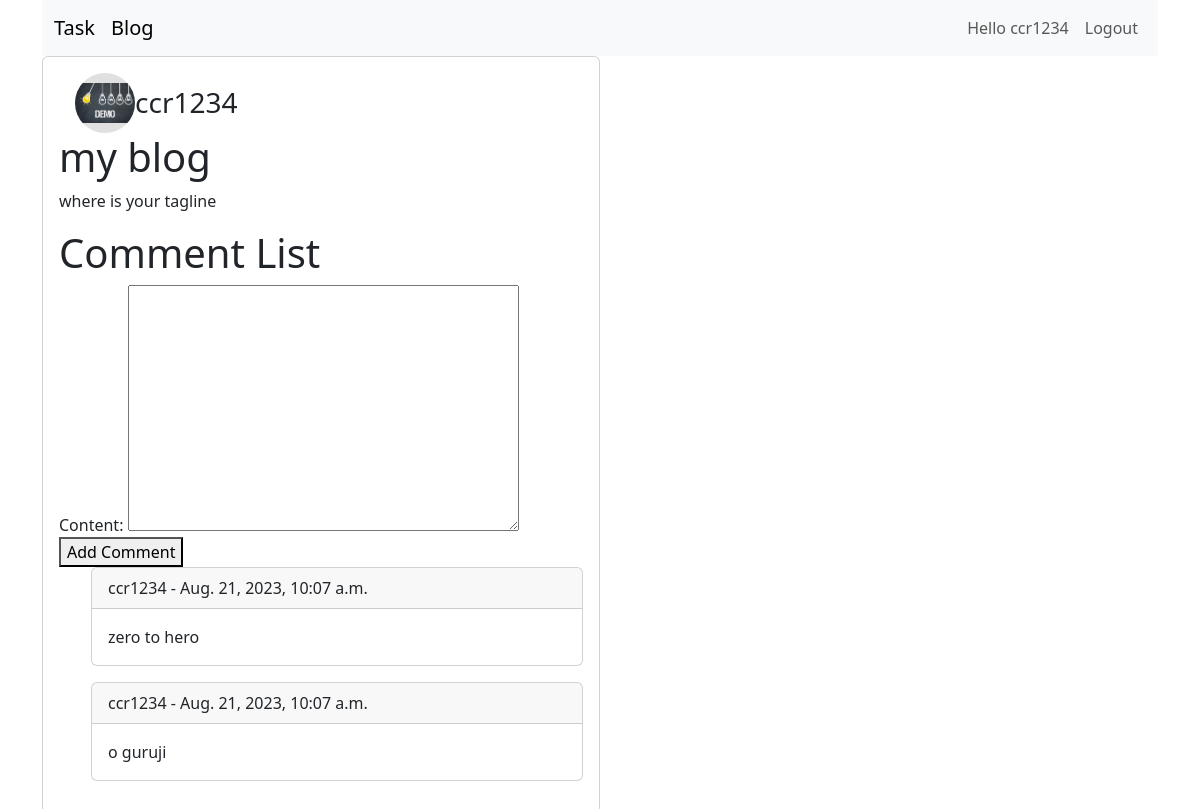
/taskapp/comment-list/40/ (signed in), run on the app's committed database.
### TaskApp/models.py (models this page shows, shortened)
class Blog(models.Model):
    creator = models.ForeignKey(User, on_delete=models.CASCADE, related_name="userblog")
    image = models.ImageField(upload_to='static/profile/', null=True, blank=True)
    slug = models.SlugField(unique=True, max_length=100)
    name = models.CharField(max_length=100)
    tagline = models.TextField()

class Timestamp(models.Model):
    created_at = models.DateTimeField(auto_now_add=True, blank=True, null=True)
    updated_at = models.DateTimeField(auto_now=True, blank=True, null=True)
    class Meta:
        abstract = True

class Comment(Timestamp):
    blog = models.ForeignKey(Blog, on_delete=models.CASCADE,related_name='comments')
    author = models.ForeignKey(User, on_delete=models.CASCADE)
    content = models.TextField()

### TaskApp/views.py (the view)
# urls.py: path('comment-list/<int:pk>/', views.comment_list, name='comment_list'),
@login_required
def comment_list(request, pk):
    blog = Blog.objects.get(pk=pk)
    comments = Comment.objects.all()
    form = CommentForm()
    return render(request, 'taskapp/blog_detail.html', {'comments': comments, 'form': form,'blog':blog})

### TaskApp/forms.py
class CommentForm(forms.ModelForm):
    class Meta:
        model = Comment
        fields = ['content']

### templates/taskapp/blog_detail.html (shortened to what this page needs)
{% extends 'taskapp/base.html' %}
{% load static %}
{% load crispy_forms_tags %}
{% block body %}
    <div class="col-sm-6">
        <div class="card">
          <div class="card-body">
            <div class="row px-3">
              <div class="profile-details">
                {% if blog.creator.profile.image %}
                    <img class="profile-pic mr-3" src="{{ blog.creator.profile.image.url }}" alt="Profile Picture">
                {% else %}
                    <img class="profile-pic mr-3" src="{% static '/demo.jpg' %}" alt="Default Profile Picture">
                {% endif %}
                <div>
                      <h3 class="mb-0 font-weight-normal">{{blog.creator}}</h3>
                  </div>
              </div>
          </div>
    <h1>{{ blog.name }}</h1>
    <p>{{ blog.tagline }}</p>
    <h1>Comment List</h1>
    <form id="add-comment-form">
        {{ form }}
        <button type="submit">Add Comment</button>
    </form>
    <ul id="comment-list">
        {% for comment in blog.comments.all %}
            <div class="card mb-3">
                <div class="card-header">
                    {{ comment.author }} - {{ comment.created_at }}
                </div>
                <div class="card-body">
                    <p class="card-text">{{ comment.content }}</p>
                </div>
            </div>
        {% empty %}
            <p>No comments yet.</p>
        {% endfor %}
     </ul>
    </div>
</div>
</div>
        {% endblock body %}

### templates/taskapp/base.html (shortened to what this page needs)
<!DOCTYPE html>
<html lang="en">
<head>
    <link href="https://cdn.jsdelivr.net/npm/bootstrap@5.3.1/dist/css/bootstrap.min.css" rel="stylesheet">
</head>
<body>
<div class="container">
    {% if request.user.is_authenticated %}
        <nav class="navbar navbar-expand-lg bg-body-tertiary">
            <div class="container-fluid">
                <a class="navbar-brand" href="{% url 'taskapp:task_list' %}">Task</a>
                <a class="navbar-brand" href="{% url 'taskapp:blog' %}">Blog</a>
                <div class="collapse navbar-collapse" id="navbarSupportedContent">
                    <ul class="navbar-nav ml-auto">
                        <li class="nav-item">
                            <a class="nav-link" href="#">Hello {{ request.user.username }}</a>
                        </li>
                        <li class="nav-item">
                            <a class="nav-link" href="{% url 'taskapp:logout' %}">Logout</a>
                        </li>
                    </ul>
                </div>
            </div>
        </nav>
    {% endif %}
    {% block body %}
    {% endblock body %}
</div>
</body>
</html>

### templates/taskapp/blog_detail.html (style rules this page uses)
.profile-pic { width: 60px; height: 60px; border-radius: 50%; object-fit: contain; background-color: #E0E0E0; }
.profile-details { display: flex; align-items: center; }
.mb-0 { margin-bottom: 0; }

### data on the page
Blog: creator "ccr1234", name "my blog", tagline "where is your tagline"
Comment: author "ccr1234", created_at "Aug. 21, 2023, 10:07 a.m.", content "zero to hero"
Comment: author "ccr1234", created_at "Aug. 21, 2023, 10:07 a.m.", content "o guruji"

### other printed values
{{ request.user.username }} "ccr1234"
